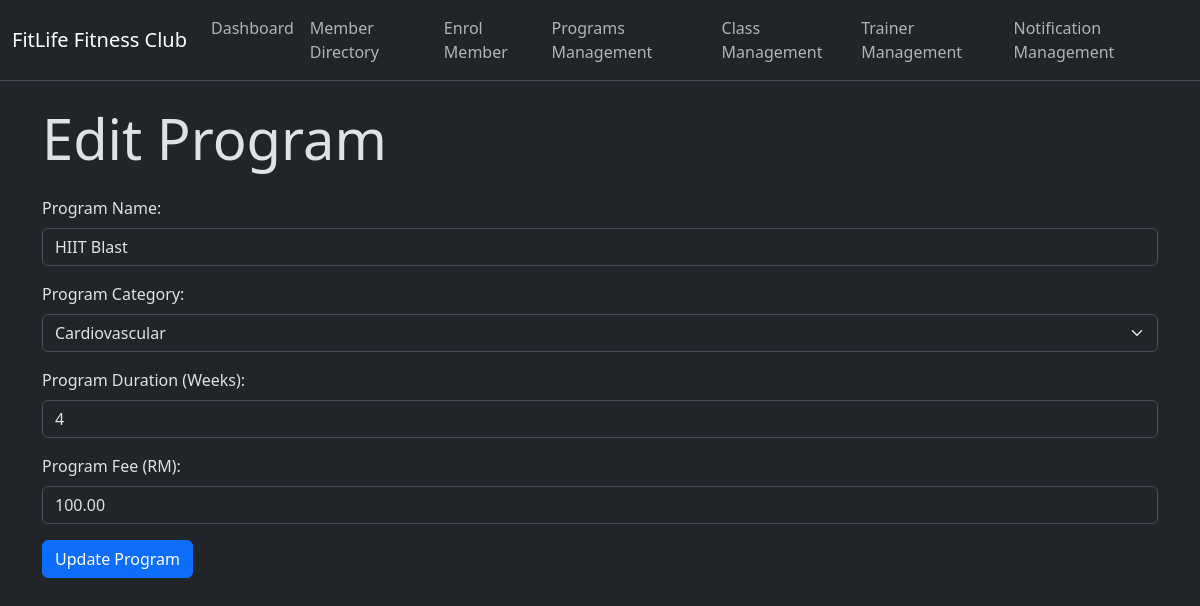
/edit_program.php?id=4, run on the app's committed database.
### tables this page shows
CREATE TABLE Program (
	program_id INTEGER AUTO_INCREMENT,
	program_name VARCHAR(255) NOT NULL,
	program_duration_weeks INTEGER NOT NULL,
	program_fee DECIMAL(10,2) NOT NULL,
	category_id INTEGER NOT NULL,
	PRIMARY KEY(program_id)
);

### edit_program.php (the view, shortened to what this page needs)
<?php
include 'db_connect.php';
$program_id = $_REQUEST['id'];
$program = null;
if ($program_id) {
	$stmt = $conn->prepare("SELECT * FROM Program WHERE program_id = ?");
	$stmt->bind_param("i", $program_id);
	$stmt->execute();
	$result = $stmt->get_result();
	$program = $result->fetch_assoc();
}
include 'navbar.php';
?>
<div class="container mt-4">
	<h1 class="display-4 mb-4">Edit Program</h1>
	<?php if ($program) : ?>
		<form action="<?php echo $_SERVER["PHP_SELF"] . "?id=" . $program_id; ?>" method="post">
			<div class="mb-3">
				<label for="program_name" class="form-label">Program Name:</label>
				<input type="text" id="program_name" name="program_name" class="form-control" value="<?php echo $program['program_name']; ?>" required>
			</div>
			<div class="mb-3">
				<label for="program_category" class="form-label">Program Category:</label>
				<select id="program_category" name="program_category" class="form-select" required>
					<?php
					$cat_query = "SELECT * from Program_Category ORDER BY category_name ASC";
					$cat_result = $conn->query($cat_query);
					while ($row = mysqli_fetch_assoc($cat_result)):
						$selected = ($program['category_id'] == $row['category_id']) ? "selected" : "";
					?>
						<option value="<?php echo $row['category_id'] ?>" <?php echo $selected ?>><?php echo $row['category_name'] ?></option>
					<?php endwhile; ?>
				</select>
			</div>
			<div class="mb-3">
				<label for="program_duration" class="form-label">Program Duration (Weeks):</label>
				<input type="number" id="program_duration" name="program_duration" class="form-control" value="<?php echo $program['program_duration_weeks']; ?>" required>
			</div>
			<div class="mb-3">
				<label for="program_fee" class="form-label">Program Fee (RM):</label>
				<input type="number" id="program_fee" name="program_fee" step=".01" class="form-control" value="<?php echo $program['program_fee']; ?>" required>
			</div>
			<button type="submit" name="submit" class="btn btn-primary">Update Program</button>
		</form>
	<?php else: ?>
		<div class="alert alert-warning" role="alert">
			Could not retrieve program details.
		</div>
	<?php endif; ?>
</div>

### data on the page
program: program_name "HIIT Blast", program_duration "4", program_fee "100.00"

### other printed values
form field program_category "Cardiovascular"
